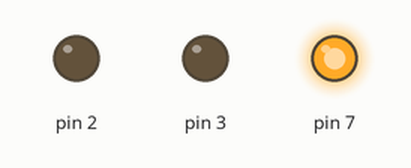
Bench run of a sketch on a simulated Arduino Uno, built with avr-gcc and run on an emulated ATmega328P. On the bench: output pins drawn as LEDs (lit = HIGH).

Above: at 1.0 s.
At 4.5 s:
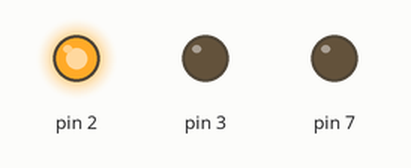
At 7.0 s:
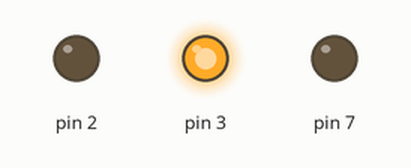
At 9.0 s:
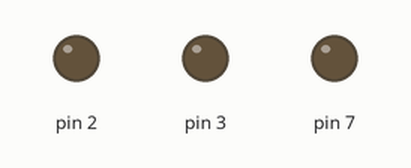
Timing chart, 0 to 13.0 s (numbered marks = the images above):
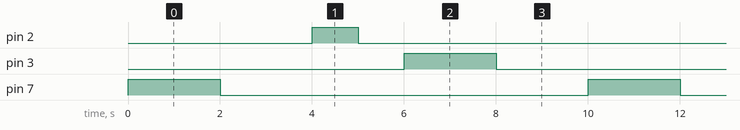

The sketch:

Day01_Blink.ino
```cpp
/*
 * Day 01 : Blink LED
 * Board: Arduino UNO
 */
// C++ code
//
void setup()
{
  pinMode(7, OUTPUT);
  pinMode(2, OUTPUT);
  pinMode(3, OUTPUT);
}

void loop()
{
  digitalWrite(7, HIGH);
  delay(2000);// Wait for 2000 millisecond(s)
  digitalWrite(7, LOW);
  delay(2000);// Wait for 2000 millisecond(s)

  digitalWrite(2,HIGH);
  delay(1000);
  digitalWrite(2, LOW);
  delay(1000);

  digitalWrite(3, HIGH);
  delay(2000);
  digitalWrite(3, LOW);
  delay(2000);


}
```

Measured:
- by itself, pin 2: alternates HIGH for 1.0 s and LOW for 9.0 s
- by itself, pin 3, pin 7: alternates HIGH for 2.0 s and LOW for 8.0 s
- by itself, everything shown: repeats every 10.0 s, in 6 steps
